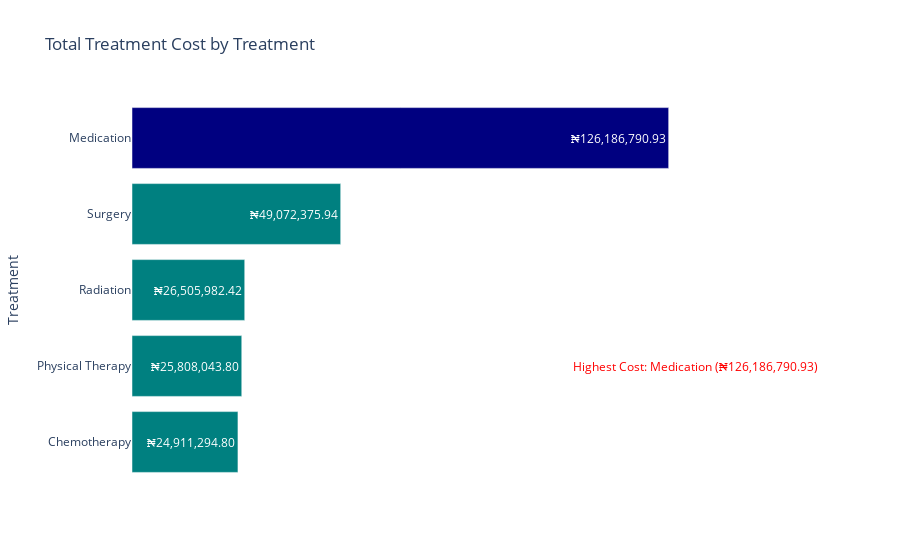

The notebook cell this image was saved under:
### Code cell
# Aggregate total treatment cost per treatment type
df_treatment_cost = df.groupby("Treatment")["Treatment_Cost"].sum().reset_index()
df_treatment_cost = df_treatment_cost.sort_values(by="Treatment_Cost", ascending=False)

# Identify the treatment with the highest cost
max_treatment = df_treatment_cost.iloc[0]  # Get highest cost treatment
highlight_color = "navy"  # Color for highest treatment
other_color = "teal"  # Color for others

# Convert Treatment_Cost to currency format with ₦ symbol
df_treatment_cost["Formatted_Cost"] = df_treatment_cost["Treatment_Cost"].apply(lambda x: f"₦{x:,.2f}")

# Create a horizontal bar chart
fig = px.bar(df_treatment_cost, 
             y="Treatment", 
             x="Treatment_Cost", 
             text=df_treatment_cost["Formatted_Cost"],  # Use formatted cost
             title="Total Treatment Cost by Treatment",
             orientation="h",
             color=df_treatment_cost["Treatment"].apply(lambda x: highlight_color if x == max_treatment["Treatment"] else other_color),
             color_discrete_map="identity")  # Keep custom colors

# Remove horizontal scale
fig.update_layout(
    xaxis_title="",
    yaxis_title="Treatment",
    xaxis=dict(
        showgrid=False,   # Remove gridlines
        showticklabels=False,  # Hide scale labels
        zeroline=False,  # Remove zero line
    ),
    yaxis=dict(categoryorder="total ascending"),  # Order by cost
    template="plotly_white",
    showlegend=False
)

# Add annotation for highest cost treatment
fig.add_annotation(
    x=max_treatment["Treatment_Cost"] + (max_treatment["Treatment_Cost"] * 0.05),
    y=df_treatment_cost[df_treatment_cost["Treatment"] == max_treatment["Treatment"]].index[0],
    text=f"Highest Cost: {max_treatment['Treatment']} (₦{max_treatment['Treatment_Cost']:,.2f})",
    showarrow=False,
    font=dict(size=12, color="red"),
    
)

# Show plot
fig.show()

### Figure 1 — Plotly figure (JSON) as saved in the notebook; plotly's stock layout.template omitted (floating-point values rounded to 4 significant figures)
{"data": [{"alignmentgroup": "True", "hovertemplate": "Treatment_Cost=%{x}<br>Treatment=%{y}<br>Formatted_Cost=%{text}<extra></extra>", "legendgroup": "", "marker": {"color": "navy", "pattern": {"shape": ""}}, "name": "", "offsetgroup": "", "orientation": "h", "showlegend": false, "text": ["₦126,186,790.93"], "textposition": "auto", "type": "bar", "x": [126200000.0], "xaxis": "x", "y": ["Medication"], "yaxis": "y"}, {"alignmentgroup": "True", "hovertemplate": "Treatment_Cost=%{x}<br>Treatment=%{y}<br>Formatted_Cost=%{text}<extra></extra>", "legendgroup": "", "marker": {"color": "teal", "pattern": {"shape": ""}}, "name": "", "offsetgroup": "", "orientation": "h", "showlegend": false, "text": ["₦49,072,375.94", "₦26,505,982.42", "₦25,808,043.80", "₦24,911,294.80"], "textposition": "auto", "type": "bar", "x": [49070000.0, 26510000.0, 25810000.0, 24910000.0], "xaxis": "x", "y": ["Surgery", "Radiation", "Physical Therapy", "Chemotherapy"], "yaxis": "y"}], "layout": {"annotations": [{"font": {"color": "red", "size": 12}, "showarrow": false, "text": "Highest Cost: Medication (₦126,186,790.93)", "x": 132500000.0, "y": 1}], "barmode": "relative", "legend": {"tracegroupgap": 0}, "showlegend": false, "title": {"text": "Total Treatment Cost by Treatment"}, "xaxis": {"anchor": "y", "domain": [0, 1], "showgrid": false, "showticklabels": false, "title": {"text": ""}, "zeroline": false}, "yaxis": {"anchor": "x", "categoryorder": "total ascending", "domain": [0, 1], "title": {"text": "Treatment"}}}}
